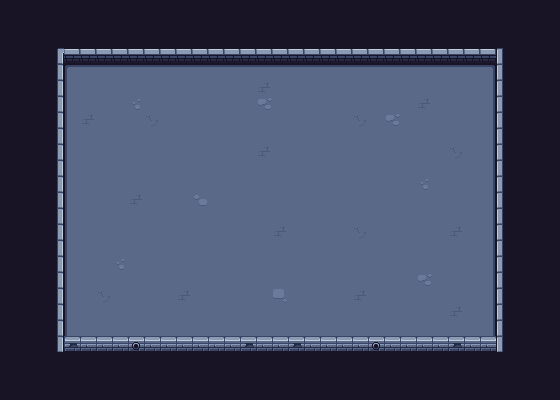

A 2D game scene composited from a Tiled map and its tileset images. What follows is a short description and the map's XML, with every tile layer's data as written:
An orthogonal 35x25 tile map with 16x16 px tiles, 3 tile layers (Level, Extras, Layer via Cut) and 8 objects.

<map version="1.10" tiledversion="1.10.2" orientation="orthogonal" renderorder="right-down" width="35" height="25" tilewidth="16" tileheight="16" infinite="0" nextlayerid="6" nextobjectid="19">
 <tileset firstgid="1" source="../tilesets/tiles.tsx" />
 <layer id="1" name="Level" width="35" height="25">
  <data encoding="csv">
70,70,70,70,70,70,70,70,70,70,70,70,70,70,70,70,70,70,70,70,70,70,70,70,70,70,70,70,70,70,70,70,70,70,70,
70,70,70,70,70,70,70,70,70,70,70,70,70,70,70,70,70,70,70,70,70,70,70,70,70,70,70,70,70,70,70,70,70,70,70,
70,70,70,70,70,70,70,70,70,70,70,70,70,70,70,70,70,70,70,70,70,70,70,70,70,70,70,70,70,70,70,70,70,70,70,
70,70,70,86,68,68,68,68,68,68,68,68,68,68,68,68,68,68,68,68,68,68,68,68,68,68,68,68,68,68,68,83,70,70,70,
70,70,70,85,12,13,13,13,13,13,13,13,13,13,13,13,13,13,13,13,13,13,13,13,13,13,13,13,13,13,14,83,70,70,70,
70,70,70,85,28,77,77,77,77,77,77,77,77,77,77,77,79,77,77,77,77,77,77,77,77,77,77,77,77,77,30,83,70,70,70,
70,70,70,85,28,77,77,77,77,77,77,77,77,77,77,77,77,77,77,77,77,77,77,77,77,77,79,77,77,77,30,83,70,70,70,
70,70,70,85,28,79,77,77,77,80,77,77,77,77,77,77,77,77,77,77,77,77,80,77,77,77,77,77,77,77,30,83,70,70,70,
70,70,70,85,28,77,77,77,77,77,77,77,77,77,77,77,77,77,77,77,77,77,77,77,77,77,77,77,77,77,30,83,70,70,70,
70,70,70,85,28,77,77,77,77,77,77,77,77,77,77,77,79,77,77,77,77,77,77,77,77,77,77,77,80,77,30,83,70,70,70,
70,70,70,85,28,77,77,77,77,77,77,77,77,77,77,77,77,77,77,77,77,77,77,77,77,77,77,77,77,77,30,83,70,70,70,
70,70,70,85,28,77,77,77,77,77,77,77,77,77,77,77,77,77,77,77,77,77,77,77,77,77,77,77,77,77,30,83,70,70,70,
70,70,70,85,28,77,77,77,79,77,77,77,77,77,77,77,77,77,77,77,77,77,77,77,77,77,77,77,77,77,30,83,70,70,70,
70,70,70,85,28,77,77,77,77,77,77,77,77,77,77,77,77,77,77,77,77,77,77,77,77,77,77,77,77,77,30,83,70,70,70,
70,70,70,85,28,77,77,77,77,77,77,77,77,77,77,77,77,79,77,77,77,77,80,77,77,77,77,77,79,77,30,83,70,70,70,
70,70,70,85,28,77,77,77,77,77,77,77,77,77,77,77,77,77,77,77,77,77,77,77,77,77,77,77,77,77,30,83,70,70,70,
70,70,70,85,28,77,77,77,77,77,77,77,77,77,77,77,77,77,77,77,77,77,77,77,77,77,77,77,77,77,30,83,70,70,70,
70,70,70,85,28,58,58,58,58,58,58,58,58,58,77,77,77,77,77,58,58,58,58,58,58,77,77,77,77,77,30,83,70,70,70,
70,70,70,85,28,77,80,77,77,77,77,79,77,77,77,77,77,77,77,77,77,77,79,77,77,77,77,77,77,77,30,83,70,70,70,
70,70,70,85,28,77,77,77,77,77,77,77,77,77,77,77,77,77,77,77,77,77,77,77,77,77,77,77,79,77,30,83,70,70,70,
70,70,70,85,28,77,77,77,77,77,77,77,77,77,77,77,77,77,77,77,77,77,77,77,77,77,77,77,77,77,30,83,70,70,70,
70,70,70,85,0,0,0,0,0,0,0,0,0,0,0,0,0,0,0,0,0,0,0,0,0,0,0,0,0,0,0,83,70,70,70,
70,70,70,70,70,70,70,70,70,70,70,70,70,70,70,70,70,70,70,70,70,70,70,70,70,70,70,70,70,70,70,70,70,70,70,
70,70,70,70,70,70,70,70,70,70,70,70,70,70,70,70,70,70,70,70,70,70,70,70,70,70,70,70,70,70,70,70,70,70,70,
70,70,70,70,70,70,70,70,70,70,70,70,70,70,70,70,70,70,70,70,70,70,70,70,70,70,70,70,70,70,70,70,70,70,70
</data>
 </layer>
 <layer id="2" name="Extras" width="35" height="25">
  <data encoding="csv">
0,0,0,0,0,0,0,0,0,0,0,0,0,0,0,0,0,0,0,0,0,0,0,0,0,0,0,0,0,0,0,0,0,0,0,
0,0,0,0,0,0,0,0,0,0,0,0,0,0,0,0,0,0,0,0,0,0,0,0,0,0,0,0,0,0,0,0,0,0,0,
0,0,0,0,0,0,0,0,0,0,0,0,0,0,0,0,0,0,0,0,0,0,0,0,0,0,0,0,0,0,0,0,0,0,0,
0,0,0,0,0,0,0,0,0,0,0,0,0,0,0,0,0,0,0,0,0,0,0,0,0,0,0,0,0,0,0,0,0,0,0,
0,0,0,0,0,0,0,0,0,0,0,0,0,0,0,0,0,0,0,0,0,0,0,0,0,0,0,0,0,0,0,0,0,0,0,
0,0,0,0,0,0,0,0,0,0,0,0,0,0,0,0,0,0,0,0,0,0,0,0,0,0,0,0,0,0,0,0,0,0,0,
0,0,0,0,0,0,0,0,106,0,0,0,0,0,0,0,105,0,0,0,0,0,0,0,0,0,0,0,0,0,0,0,0,0,0,
0,0,0,0,0,0,0,0,0,0,0,0,0,0,0,0,0,0,0,0,0,0,0,0,105,0,0,0,0,0,0,0,0,0,0,
0,0,0,0,0,0,0,0,0,0,0,0,0,0,0,0,0,0,0,0,0,0,0,0,0,0,0,0,0,0,0,0,0,0,0,
0,0,0,0,0,0,0,0,0,0,0,0,0,0,0,0,0,0,0,0,0,0,0,0,0,0,0,0,0,0,0,0,0,0,0,
0,0,0,0,0,0,0,0,0,0,0,0,0,0,0,0,0,0,0,0,0,0,0,0,0,0,0,0,0,0,0,0,0,0,0,
0,0,0,0,0,0,0,0,0,0,0,0,0,0,0,0,0,0,0,0,0,0,0,0,0,0,106,0,0,0,0,0,0,0,0,
0,0,0,0,0,0,0,0,0,0,0,0,107,0,0,0,0,0,0,0,0,0,0,0,0,0,0,0,0,0,0,0,0,0,0,
0,0,0,0,0,0,0,0,0,0,0,0,0,0,0,0,0,0,0,0,0,0,0,0,0,0,0,0,0,0,0,0,0,0,0,
0,0,0,0,0,0,0,0,0,0,0,0,0,0,0,0,0,0,0,0,0,0,0,0,0,0,0,0,0,0,0,0,0,0,0,
0,0,0,0,0,0,0,0,0,0,0,0,0,0,0,0,0,0,0,0,0,0,0,0,0,0,0,0,0,0,0,0,0,0,0,
0,0,0,0,0,0,0,106,0,0,0,0,0,0,0,0,0,0,0,0,0,0,0,0,0,0,0,0,0,0,0,0,0,0,0,
0,0,0,0,0,0,0,0,0,0,0,0,0,0,0,0,0,0,0,0,0,0,0,0,0,0,105,0,0,0,0,0,0,0,0,
0,0,0,0,0,0,0,0,0,0,0,0,0,0,0,0,0,108,0,0,0,0,0,0,0,0,0,0,0,0,0,0,0,0,0,
0,0,0,0,0,0,0,0,0,0,0,0,0,0,0,0,0,0,0,0,0,0,0,0,0,0,0,0,0,0,0,0,0,0,0,
0,0,0,0,0,0,0,0,0,0,0,0,0,0,0,0,0,0,0,0,0,0,0,0,0,0,0,0,0,0,0,0,0,0,0,
0,0,0,0,0,0,0,0,0,0,0,0,0,0,0,0,0,0,0,0,0,0,0,0,0,0,0,0,0,0,0,0,0,0,0,
0,0,0,0,0,0,0,0,0,0,0,0,0,0,0,0,0,0,0,0,0,0,0,0,0,0,0,0,0,0,0,0,0,0,0,
0,0,0,0,0,0,0,0,0,0,0,0,0,0,0,0,0,0,0,0,0,0,0,0,0,0,0,0,0,0,0,0,0,0,0,
0,0,0,0,0,0,0,0,0,0,0,0,0,0,0,0,0,0,0,0,0,0,0,0,0,0,0,0,0,0,0,0,0,0,0
</data>
 </layer>
 <layer id="4" name="Layer via Cut" width="35" height="25">
  <data encoding="csv">
0,0,0,0,0,0,0,0,0,0,0,0,0,0,0,0,0,0,0,0,0,0,0,0,0,0,0,0,0,0,0,0,0,0,0,
0,0,0,0,0,0,0,0,0,0,0,0,0,0,0,0,0,0,0,0,0,0,0,0,0,0,0,0,0,0,0,0,0,0,0,
0,0,0,0,0,0,0,0,0,0,0,0,0,0,0,0,0,0,0,0,0,0,0,0,0,0,0,0,0,0,0,0,0,0,0,
0,0,0,0,0,0,0,0,0,0,0,0,0,0,0,0,0,0,0,0,0,0,0,0,0,0,0,0,0,0,0,0,0,0,0,
0,0,0,0,0,0,0,0,0,0,0,0,0,0,0,0,0,0,0,0,0,0,0,0,0,0,0,0,0,0,0,0,0,0,0,
0,0,0,0,0,0,0,0,0,0,0,0,0,0,0,0,0,0,0,0,0,0,0,0,0,0,0,0,0,0,0,0,0,0,0,
0,0,0,0,0,0,0,0,0,0,0,0,0,0,0,0,0,0,0,0,0,0,0,0,0,0,0,0,0,0,0,0,0,0,0,
0,0,0,0,0,0,0,0,0,0,0,0,0,0,0,0,0,0,0,0,0,0,0,0,0,0,0,0,0,0,0,0,0,0,0,
0,0,0,0,0,0,0,0,0,0,0,0,0,0,0,0,0,0,0,0,0,0,0,0,0,0,0,0,0,0,0,0,0,0,0,
0,0,0,0,0,0,0,0,0,0,0,0,0,0,0,0,0,0,0,0,0,0,0,0,0,0,0,0,0,0,0,0,0,0,0,
0,0,0,0,0,0,0,0,0,0,0,0,0,0,0,0,0,0,0,0,0,0,0,0,0,0,0,0,0,0,0,0,0,0,0,
0,0,0,0,0,0,0,0,0,0,0,0,0,0,0,0,0,0,0,0,0,0,0,0,0,0,0,0,0,0,0,0,0,0,0,
0,0,0,0,0,0,0,0,0,0,0,0,0,0,0,0,0,0,0,0,0,0,0,0,0,0,0,0,0,0,0,0,0,0,0,
0,0,0,0,0,0,0,0,0,0,0,0,0,0,0,0,0,0,0,0,0,0,0,0,0,0,0,0,0,0,0,0,0,0,0,
0,0,0,0,0,0,0,0,0,0,0,0,0,0,0,0,0,0,0,0,0,0,0,0,0,0,0,0,0,0,0,0,0,0,0,
0,0,0,0,0,0,0,0,0,0,0,0,0,0,0,0,0,0,0,0,0,0,0,0,0,0,0,0,0,0,0,0,0,0,0,
0,0,0,0,0,0,0,0,0,0,0,0,0,0,0,0,0,0,0,0,0,0,0,0,0,0,0,0,0,0,0,0,0,0,0,
0,0,0,0,0,0,0,0,0,0,0,0,0,0,0,0,0,0,0,0,0,0,0,0,0,0,0,0,0,0,0,0,0,0,0,
0,0,0,0,0,0,0,0,0,0,0,0,0,0,0,0,0,0,0,0,0,0,0,0,0,0,0,0,0,0,0,0,0,0,0,
0,0,0,0,0,0,0,0,0,0,0,0,0,0,0,0,0,0,0,0,0,0,0,0,0,0,0,0,0,0,0,0,0,0,0,
0,0,0,0,0,0,0,0,0,0,0,0,0,0,0,0,0,0,0,0,0,0,0,0,0,0,0,0,0,0,0,0,0,0,0,
0,0,0,0,56,100,100,100,51,100,100,100,100,100,100,56,100,100,56,100,100,100,100,51,100,100,100,100,56,100,100,0,0,0,0,
0,0,0,0,0,0,0,0,0,0,0,0,0,0,0,0,0,0,0,0,0,0,0,0,0,0,0,0,0,0,0,0,0,0,0,
0,0,0,0,0,0,0,0,0,0,0,0,0,0,0,0,0,0,0,0,0,0,0,0,0,0,0,0,0,0,0,0,0,0,0,
0,0,0,0,0,0,0,0,0,0,0,0,0,0,0,0,0,0,0,0,0,0,0,0,0,0,0,0,0,0,0,0,0,0,0
</data>
 </layer>
 <objectgroup id="3" name="Collision Layer">
  <object id="9" x="46.8225" y="39.5432" width="481.256" height="25.5" />
  <object id="10" x="489.535" y="37.9402" width="39.5" height="320.121" />
  <object id="11" x="67.5517" y="340.476" width="427.438" height="26" />
  <object id="13" x="49.5" y="43" width="22" height="315" />
 </objectgroup>
 <objectgroup id="5" name="Bullet Layer" visible="0">
  <object id="15" x="57.9458" y="28.0961" width="449.281" height="25.5" />
  <object id="16" x="504.491" y="47.817" width="39.5" height="301.143" />
  <object id="17" x="52.3862" y="347.054" width="456.455" height="25.5" />
  <object id="18" x="18.8792" y="44.2301" width="39.5" height="311.076" />
 </objectgroup>
</map>
